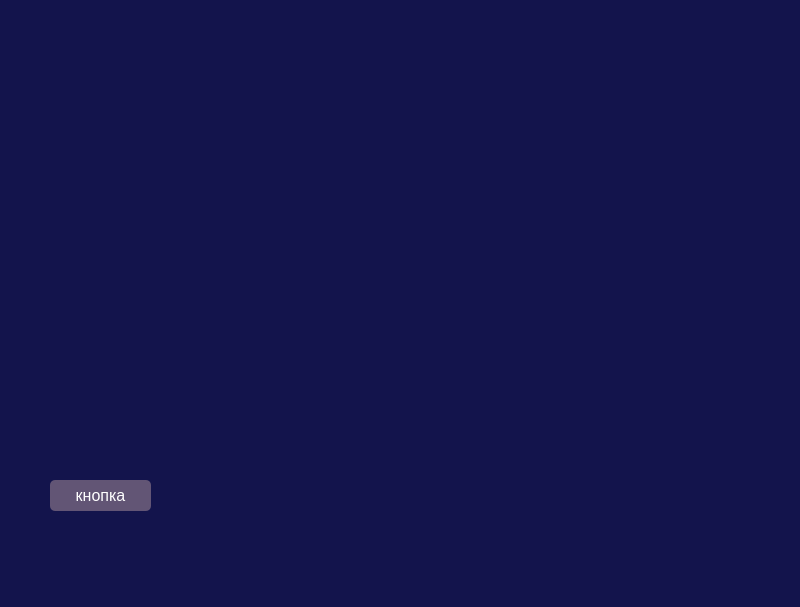
<?xml version="1.0" encoding="UTF-8"?>
<ui version="4.0">
 <class>MainWindow</class>
 <widget class="QMainWindow" name="MainWindow">
  <property name="geometry">
   <rect>
    <x>0</x>
    <y>0</y>
    <width>800</width>
    <height>607</height>
   </rect>
  </property>
  <property name="windowTitle">
   <string>MainWindow</string>
  </property>
  <property name="autoFillBackground">
   <bool>false</bool>
  </property>
  <property name="styleSheet">
   <string notr="true">QMainWindow{
	background-color: rgb(19, 20, 76);
	border-radius:0px;
}

QWidget{
	background-color: rgb(19, 20, 76);
	border-radius:0px;
}

QPushButton#pushButton{
	color: rgb(255, 255, 255);
	font-size: 12pt;
	font-family: Ubuntu;
	background-color: rgb(98, 85, 117);
/*	border: 2px solid rgb(77, 61, 117);*/
	border-radius:5px;
}
QPushButton#pushButton:hover{
	background-color: rgb(77, 61, 117);
/*	border: 2px solid rgb(98, 85, 117);*/
	border-radius:5px;
}</string>
  </property>
  <widget class="QWidget" name="centralwidget">
   <widget class="QPushButton" name="pushButton">
    <property name="geometry">
     <rect>
      <x>50</x>
      <y>480</y>
      <width>101</width>
      <height>31</height>
     </rect>
    </property>
    <property name="font">
     <font>
      <family>Ubuntu</family>
      <pointsize>12</pointsize>
      <weight>50</weight>
      <bold>false</bold>
     </font>
    </property>
    <property name="autoFillBackground">
     <bool>false</bool>
    </property>
    <property name="styleSheet">
     <string notr="true"/>
    </property>
    <property name="text">
     <string>кнопка</string>
    </property>
   </widget>
  </widget>
  <widget class="QMenuBar" name="menubar">
   <property name="geometry">
    <rect>
     <x>0</x>
     <y>0</y>
     <width>800</width>
     <height>21</height>
    </rect>
   </property>
  </widget>
  <widget class="QStatusBar" name="statusbar"/>
 </widget>
 <resources/>
 <connections/>
</ui>
